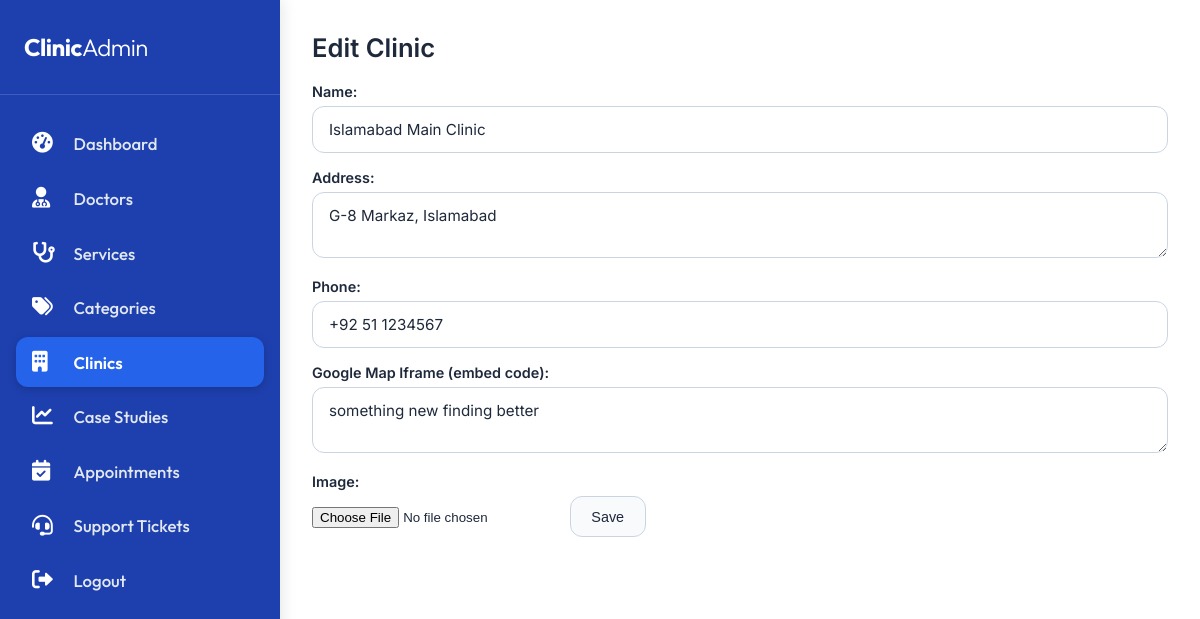
Page /admin/clinic-form.php?edit=1 (signed in) on the committed database.
### tables this page shows
CREATE TABLE `clinics` (
  `id` int(11) NOT NULL,
  `name` varchar(150) NOT NULL,
  `slug` varchar(150) DEFAULT NULL,
  `address` text DEFAULT NULL,
  `phone` varchar(50) DEFAULT NULL,
  `google_map_iframe` text DEFAULT NULL,
  `image` varchar(255) DEFAULT NULL,
  `created_at` timestamp NOT NULL DEFAULT current_timestamp()
);

### admin/clinic-form.php (the view, shortened to what this page needs)
<?php
require_once '../config/database.php';
$id = isset($_GET['edit']) ? (int)$_GET['edit'] : 0;
$clinic = null;
if ($id) {
    $result = mysqli_query($conn, "SELECT * FROM clinics WHERE id = $id");
    $clinic = mysqli_fetch_assoc($result);
}
?>
<?php include 'includes/header.php'; ?>
<h2><?php echo $id ? 'Edit' : 'Add'; ?> Clinic</h2>
<form method="POST" enctype="multipart/form-data">
    <label>Name:</label><input type="text" name="name" value="<?php echo $clinic['name'] ?? ''; ?>" required>
    <label>Address:</label><textarea name="address"><?php echo $clinic['address'] ?? ''; ?></textarea>
    <label>Phone:</label><input type="text" name="phone" value="<?php echo $clinic['phone'] ?? ''; ?>">
    <label>Google Map Iframe (embed code):</label><textarea name="google_map_iframe"><?php echo htmlspecialchars($clinic['google_map_iframe'] ?? ''); ?></textarea>
    <label>Image:</label><input type="file" name="image">
    <button type="submit">Save</button>
</form>
<?php include 'includes/footer.php'; ?>

### assets/css/admin-style.css (style rules this page uses)
* { margin: 0; padding: 0; box-sizing: border-box; }
body { font-family: 'Inter', sans-serif; background: #ffffff; color: #1e293b; overflow-x: hidden; }
h2 { font-size: 1.6rem; font-weight: 600; color: #1e293b; margin-bottom: 1.25rem; }
.btn, button[type="submit"], a.btn { display: inline-flex; align-items: center; gap: 0.5rem; background: #f8fafc; color: #1e293b; border: 1px solid #cbd5e1; padding: 0.7rem 1.3rem; border-radius: 0.75rem; font-weight: 500; font-size: 0.9rem; cursor: pointer; transition: all 0.2s; text-decoration: none; }
label { display: block; font-weight: 600; font-size: 0.9rem; margin-bottom: 0.4rem; color: #1e293b; }
input[type="text"], input[type="email"], input[type="password"], input[type="number"], input[type="date"], input[type="tel"], textarea, select { width: 100%; padding: 0.8rem 1rem; background: #ffffff; border: 1px solid #cbd5e1; border-radius: 0.75rem; color: #1e293b; font-family: 'Inter', sans-serif; font-size: 0.95rem; margin-bottom: 1rem; transition: border-color 0.2s, box-shadow 0.2s; }

### rows in the picture
clinics: name "Islamabad Main Clinic", address "G-8 Markaz, Islamabad", phone "+92 51 1234567", google_map_iframe "something new finding better"
